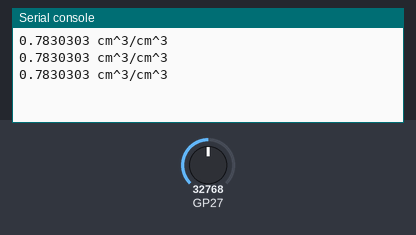
A program run on a simulated Raspberry Pi Pico running MicroPython. On the bench: the last lines printed to the serial console. The test bench sets the inputs (shaded band); at power-on: GP27 = 32768 (analog values on the 0–65535 scale).

Above: at 1.2 s.
1.3 s: GP27 set to 45874
At 1.8 s:
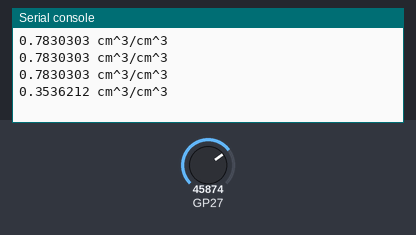
2.8 s: GP27 set to 57670
At 3.4 s:
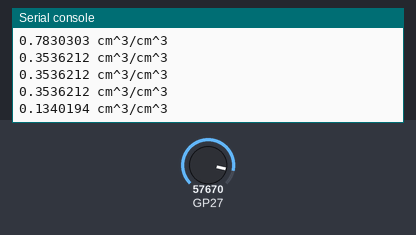
Timing chart, 0 to 5.8 s (numbered marks = the images above; inputs shaded):
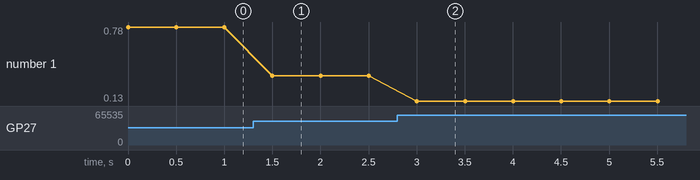

The program:

Test.py
```python
import time

from CAPSHYG.Manager import SoilMoistureManager

if __name__ == "__main__":
    sm = SoilMoistureManager(27)
    while True:
        print(f"{sm.Moisture} cm^3/cm^3")
        time.sleep_ms(500)
```

Manager.py
```python
from machine import ADC


class SoilMoistureManager:
    _sensor: ADC
    _slope: float = 2.48
    _intercept: float = -0.72

    def __init__(self, pin: int):
        self._sensor = ADC(pin)

    @property
    def Moisture(self) -> float:
        raw = self._sensor.read_u16()
        # print(f"raw={raw}")
        raw = raw/65536*3.3

        if raw > 0:
            return ((1.0/raw)*self._slope)+self._intercept
        else:
            return -1
```

Measured:
- after the input at 1.3 s, the serial console: prints a new line after 0.20 s (image 1)
- after the input at 2.8 s, the serial console: prints a new line after 0.20 s (image 2)
- plotted number 1: 0.78 → 0.35 after the input at 1.3 s, 0.35 → 0.13 after the input at 2.8 s
